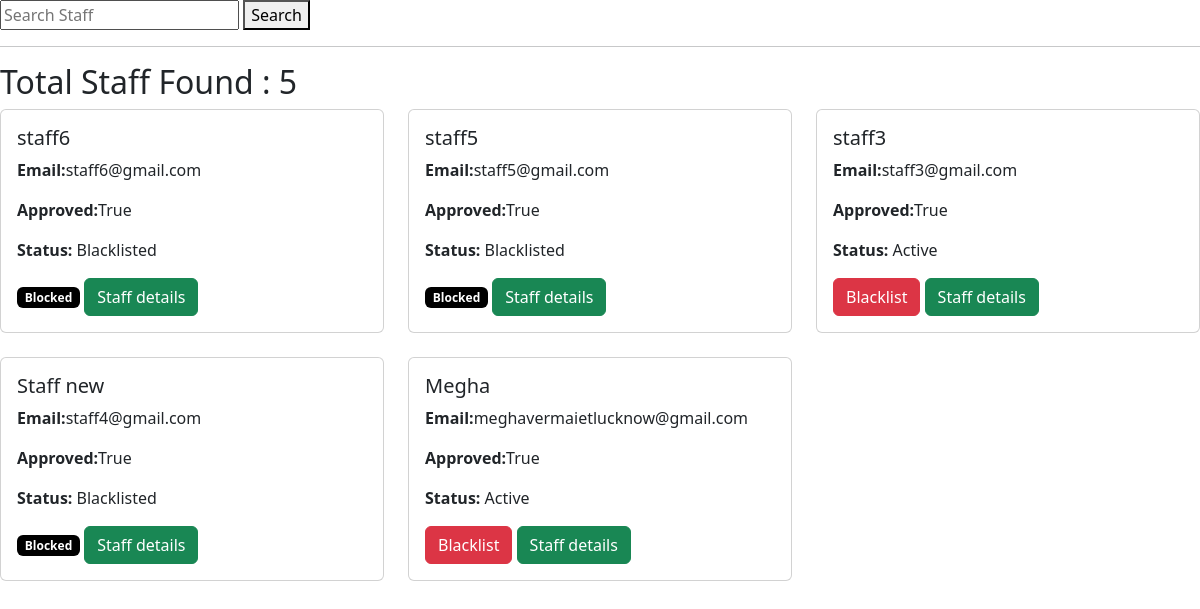
Before: /all_staff (signed in) with the older database file.
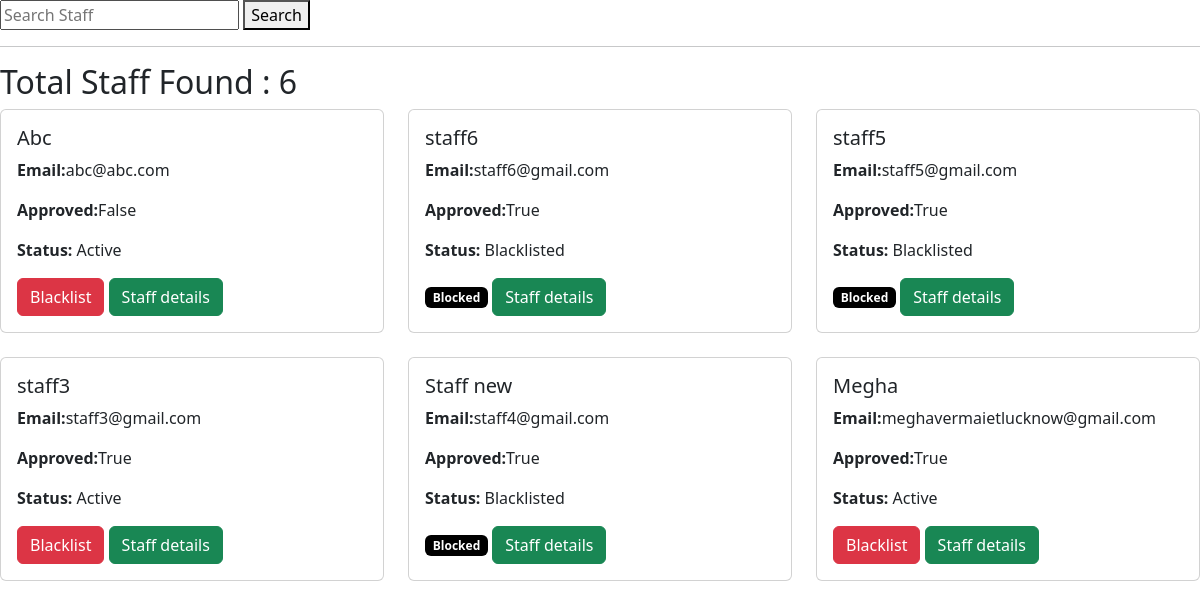
After: the same page with the newer database file.
### models.py (models this page shows)
class User(db.Model):
    id = db.Column(db.Integer, primary_key=True)
    name = db.Column(db.String(100) , nullable=False)
    email = db.Column(db.String(100), unique=True ,nullable=False)
    password = db.Column(db.String(100) ,nullable=False)
    role = db.Column(db.String(20))
    approved = db.Column(db.Boolean, default=False)
    blacklisted = db.Column(db.Boolean, default=False)
    bookings = db.relationship(
        'Booking',
        backref='user',
        lazy=True
    )

### app.py (the view)
@app.route('/all_staff')
def all_staff():
    if 'user_id' not in session:
        return redirect('/login')
    if session['role'] != 'admin':
        return "Access Denied"
    search = request.args.get('search', '')
    if search:
        staff_list = User.query.filter(User.role == 'staff',User.name.ilike(f'%{search}%')).all()
    else:
        staff_list = User.query.filter_by(role='staff').order_by(User.id.desc()).all()
    return render_template('all_staff.html',staff_list=staff_list)

### templates/all_staff.html (shortened to what this page needs)
<!DOCTYPE html>
<html lang="en">
<head>
    <link href="https://cdn.jsdelivr.net/npm/bootstrap@5.3.8/dist/css/bootstrap.min.css" rel="stylesheet">
</head>
<body>
    <form method="GET">
    <input type="text"
           name="search"
           placeholder="Search Staff">
    <button type="submit">
        Search
    </button>
</form>
<hr>
<h2>Total Staff Found : {{ staff_list|length }}</h2>
<div class="row row-cols-3 g-4">
{% if staff_list %}
    {% for user in staff_list %}
    <div class="col">
        <div class="card h-100">
            <div class="card-body">
                <h5 class="card-title">{{ user.name }}</h5>
                <p class="card-text"><strong>Email:</strong>{{ user.email }}</p>
                <p class="card-text"><strong>Approved:</strong>{{ user.approved }}</p>
                <p class="card-text"><strong>Status:</strong>
                    {% if user.blacklisted %}
                        Blacklisted
                    {% else %}
                        Active
                    {% endif %}
                </p>
                {% if not user.blacklisted %}
                    <a href="/blacklist_user/{{ user.id }}" class="btn btn-danger">Blacklist</a>
                {% else %}
                    <span class="badge bg-black">Blocked</span>
                 {% endif %}
                    <a href="/staff_details/{{ user.id }}" class="btn btn-success">Staff details</a>
            </div>
        </div>
    </div>
    {% endfor %}
{% else %}
    <h3>No Staff Found</h3>
{% endif %}
</div>
</body>
</html>

Changed rows visible on the page:
added User: name "Abc", email "abc@abc.com", approved "False", blacklisted "Active"
Other visible differences:
{{ staff_list|length }}: "5" → "6"
